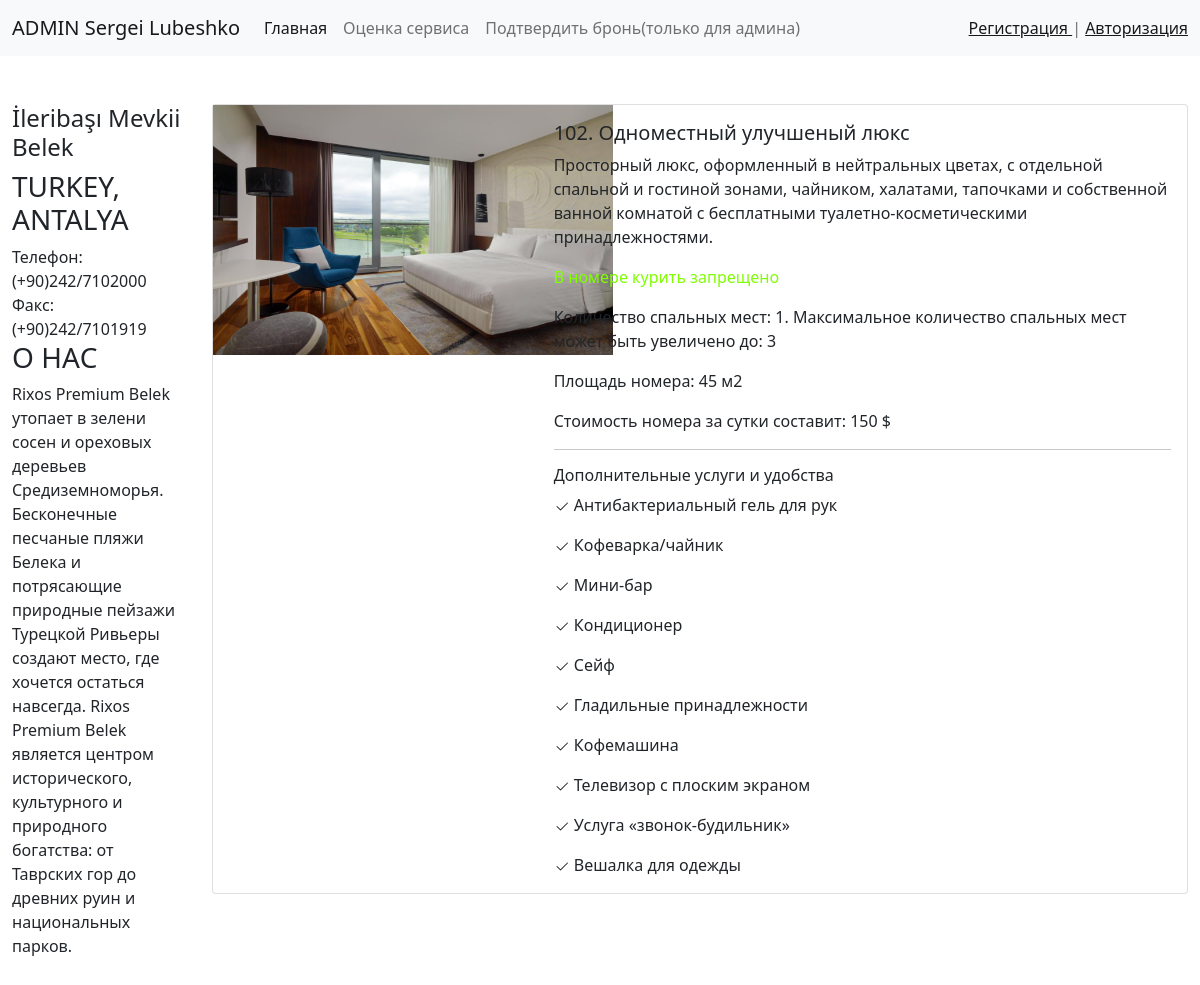
Page /detail/5/ on the committed database.
### hotel/models.py (models this page shows, shortened)
class Room(models.Model):
    photo = models.ImageField(verbose_name='Фото', upload_to='photos/%Y/%m/%d', blank=True)
    title = models.CharField(max_length=60, verbose_name='Название номера')
    desc = models.TextField(verbose_name='Описание номера', max_length=500, blank=True)
    size = models.PositiveSmallIntegerField(verbose_name='Площадь номера')
    smoke = models.BooleanField(default=True, verbose_name='Не курят')
    price = models.PositiveSmallIntegerField(verbose_name='Цена за сутки', default=30)
    num_people = models.IntegerField(
        default=1,
        validators=[
            MinValueValidator(1),
            MaxValueValidator(10)
        ],
        verbose_name='Кол-во спальных мест'
    )
    facilities = models.ManyToManyField("Facilities")

class Facilities(models.Model):
    title = models.CharField(max_length=100, verbose_name="Название удобства", unique=True)
    photo = models.ImageField(verbose_name='Иконка', upload_to='photos/%Y/%m/%d', blank=True)
    def __str__(self):
        return self.title

### hotel/views.py (the view)
# urls.py: path('detail/<int:room_id>/', detailRooms, name="detail"),
def detailRooms(request, room_id):
    detail = Room.objects.get(id=room_id)
    facilit = detail.facilities.all()
    context = {"detail": detail, "facilitie": facilit}
    return render(request, template_name="hotel/detailroom.html", context=context)

### hotel/templates/hotel/detailroom.html
{% extends 'base.html' %}
{% block content %}
    <div class="card">
        <div class="row g-0">
            <div class="col-md-4">
                {% if detail.photo %}
                    <img class="mr-3" src="{{ detail.photo.url }}" width="400" height="250" alt="">
                {% else %}
                    <img class="mr-3" src="../../../images/photos/2021/05/23/def.jpg" width="400" height="250" alt="">
                {% endif %}
            </div>
            <div class="col-md-8">
                <div class="card-body">
                    <h5 class="card-title">{{ detail.title }}</h5>
                    <p class="card-text">{{ detail.desc }}</p>
                    {% if detail.smoke %}
                        <p class="card-text" style="color:chartreuse">В номере курить запрещено</p>
                    {% else %}
                        <p class="card-text" style="color: crimson">В номере курить разрешено</p>
                    {% endif %}
                    <p class="card-text">Количество спальных мест: {{ detail.num_people }}. Максимальное
                        количество спальных мест может быть увеличено до: {{ detail.num_people|add:2 }}</p>
                    <p class="card-text">Площадь номера: {{ detail.size }} м2</p>
                    <p class="card-text">Стоимость номера за сутки составит: {{ detail.price }} $</p>
                    <hr>
                    <h6 class="card-title">Дополнительные услуги и удобства</h6>
                    {% for item in facilitie %}
                        <p class="card-text">
                            <svg xmlns="http://www.w3.org/2000/svg" width="16" height="16" fill="currentColor"
                                 class="bi bi-check2" viewBox="0 0 16 16">
                                <path d="M13.854 3.646a.5.5 0 0 1 0 .708l-7 7a.5.5 0 0 1-.708 0l-3.5-3.5a.5.5 0 1 1 .708-.708L6.5 10.293l6.646-6.647a.5.5 0 0 1 .708 0z"></path>
                            </svg>
                            {{ item }}
                        </p>
                    {% endfor %}
                </div>
            </div>
        </div>
    </div>
{% endblock %}

### rows in the picture
Room: photo (picture), title "102. Одноместный улучшеный люкс", desc "Просторный люкс, оформленный в нейтральных цветах, с отдельной спальной и гостиной зонами, чайником, халатами, тапочками и собственной ванной комнатой с бесплатными туалетно-косметическими принадлежностями.", num_people "1", num_people|add "3", size "45", price "150"
Facilities: title "Антибактериальный гель для рук"
Facilities: title "Кофеварка/чайник"
Facilities: title "Мини-бар"
Facilities: title "Кондиционер"
Facilities: title "Сейф"
Facilities: title "Гладильные принадлежности"
Facilities: title "Кофемашина"
Facilities: title "Телевизор с плоским экраном"
Facilities: title "Услуга «звонок-будильник»"
Facilities: title "Вешалка для одежды"
